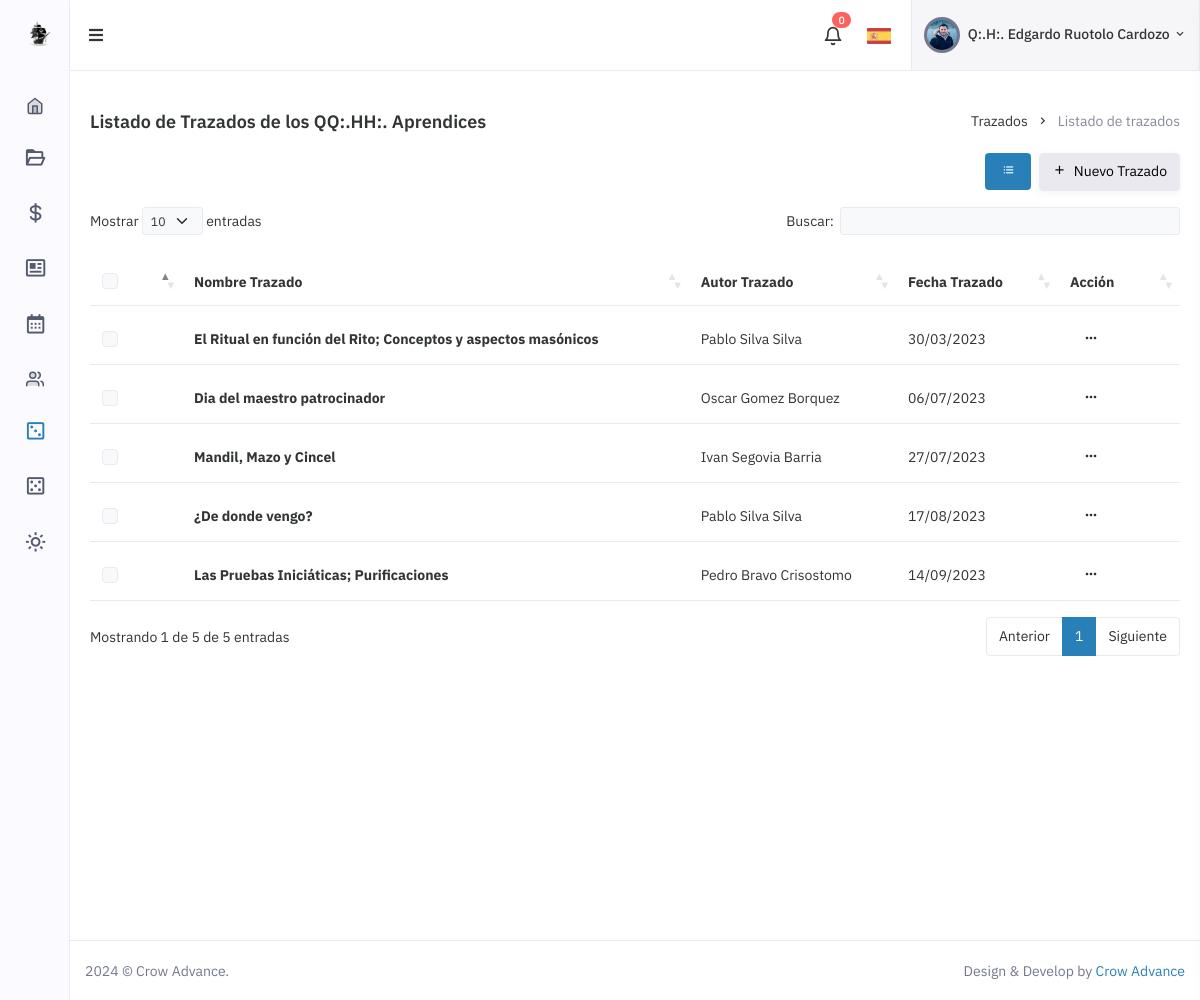
The app's page /app/public/Admin/apps-aprendiz-trazados.php (signed in) with its own data.
### tables this page shows
CREATE TABLE `trazado` (
  `id_Trazado` int(11) NOT NULL,
  `name_Trazado` varchar(250) DEFAULT NULL,
  `file_name` varchar(250) NOT NULL,
  `autor_Trazado` int(11) DEFAULT NULL,
  `grado_Trazado` int(11) DEFAULT NULL,
  `fecha_Trazado` date DEFAULT NULL
);

CREATE TABLE `users` (
  `id` int(11) NOT NULL,
  `useremail` varchar(100) NOT NULL,
  `username` varchar(50) NOT NULL,
  `password` varchar(100) NOT NULL,
  `token` varchar(100) DEFAULT NULL,
  `image` text,
  `name` varchar(100) DEFAULT NULL,
  `lastname` varchar(100) DEFAULT NULL,
  `date_birthday` date DEFAULT NULL,
  `phone` varchar(50) DEFAULT NULL,
  `address` varchar(100) DEFAULT NULL,
  `city` varchar(100) DEFAULT NULL,
  `category` int(11) DEFAULT NULL,
  `date_initiation` date DEFAULT NULL,
  `date_salary` date DEFAULT NULL,
  `date_exalted` date DEFAULT NULL,
  `grado` int(11) DEFAULT NULL,
  `oficialidad` int(11) DEFAULT NULL,
  `estado` tinyint(1) DEFAULT '1',
  `created_at` datetime DEFAULT CURRENT_TIMESTAMP
);

### app/public/Admin/apps-aprendiz-trazados.php (the view, shortened to what this page needs)
<?php include 'layouts/head-main.php'; ?>
<?php include ('layouts/config.php');?>
<head>
    <link href="assets/libs/datatables.net-bs4/css/dataTables.bootstrap4.min.css" rel="stylesheet" type="text/css" />
    <link href="assets/libs/datatables.net-responsive-bs4/css/responsive.bootstrap4.min.css" rel="stylesheet" type="text/css" />
    <?php include 'layouts/head-style.php'; ?>
</head>
<?php include 'layouts/body.php'; ?>
<div id="layout-wrapper">
    <div class="main-content">
        <div class="page-content">
            <div class="container-fluid">
                <div class="row">
                    <div class="col-12">
                        <div class="page-title-box d-sm-flex align-items-center justify-content-between">
                            <h4 class="mb-sm-0 font-size-18">Listado de Trazados de los QQ:.HH:. Aprendices</h4>
                            <div class="page-title-right">
                                <ol class="breadcrumb m-0">
                                    <li class="breadcrumb-item"><a href="javascript: void(0);">Trazados</a></li>
                                    <li class="breadcrumb-item active">Listado de trazados</li>
                                </ol>
                            </div>
                        </div>
                    </div>
                </div>
                <div class="row align-items-center">
                    <div class="col-md-6">
                    </div>
                    <div class="col-md-6">
                        <div class="d-flex flex-wrap align-items-center justify-content-end gap-2 mb-3">
                            <div>
                                <ul class="nav nav-pills">
                                    <li class="nav-item">
                                        <a class="nav-link active" href="apps-contacts-boletin.php" data-bs-toggle="tooltip" data-bs-placement="top" title="List"><i class="bx bx-list-ul"></i></a>
                                    </li>
                                </ul>
                            </div>
                            <?php
                            if ($_SESSION['category'] == 2 || $_SESSION['username'] == '270396356'){
                                ?>
                                <div>
                                    <a href="apps-trazado-new.php" class="btn btn-light"><i class="bx bx-plus me-1"></i> Nuevo Trazado</a>
                                </div>
                                <?php
                            } else{
                                ?>
                                <div>
                                    <a href="" class="btn btn-light disabled" =""><i class="bx bx-plus me-1"></i> Nuevo Trazado</a>
                                </div>
                                <?php
                            }
                            ?>
                        </div>
                    </div>
                </div>
                <div class="table-responsive mb-4">
                    <table class="table align-middle datatable dt-responsive table-check nowrap" style="border-collapse: collapse; border-spacing: 0 8px; width: 100%;">
                        <thead>
                        <tr>
                            <th scope="col" style="width: 50px;">
                                <div class="form-check font-size-16">
                                    <input type="checkbox" class="form-check-input" id="checkAll">
                                </div>
                            </th>
                            <th scope="col">Nombre Trazado</th>
                            <th scope="col">Autor Trazado</th>
                            <th scope="col">Fecha Trazado</th>
                            <th style="width: 80px; min-width: 80px;">Acción</th>
                        </tr>
                        </thead>
                        <tbody>
                        <?php
                        $query ="SELECT * FROM trazado T
                                 JOIN grado G on T.grado_Trazado = G.id
                                 JOIN users U on T.autor_Trazado = U.id
                                 WHERE grado_Trazado = 1 ORDER BY fecha_Trazado ASC";
                        $result_task = mysqli_query($link, $query);
                        while ($row = mysqli_fetch_Array($result_task))  {
                            ?>
                            <tr>
                                <th scope="row">
                                    <div class="form-check font-size-16">
                                        <input type="checkbox" class="form-check-input" id="contacusercheck1">
                                    </div>
                                </th>
                                <td><b><?php echo $row['name_Trazado'] ?></b></td>
                                <td><?php echo $row['name'] ?> <?php echo $row['lastname'] ?></td>
                                <td><?php echo date("d/m/Y", strtotime($row['fecha_Trazado'])); ?></td>
                                <td>
                                    <div class="dropdown">
                                        <button class="btn btn-link font-size-16 shadow-none py-0 text-muted dropdown-toggle" type="button" data-bs-toggle="dropdown" aria-expanded="false">
                                            <i class="bx bx-dots-horizontal-rounded"></i>
                                        </button>
                                    </div>
                                </td>
                            </tr>
                            <?php
                        }
                        ?>
                        </tbody>
                    </table>
                </div>
            </div>
        </div>
        <?php include 'layouts/footer.php'; ?>
    </div>
</div>
</body>
</html>

### app/public/Admin/assets/css/style.css (style rules this page uses)
.nav-pills .nav-link.active, .nav-pills .show>.nav-link { color: #fff; border-color: #2980b9; background-color: #2980b9; }
a { color: #2980b9; }

### records on screen
trazado: name_Trazado "El Ritual en función del Rito; Conceptos y aspectos masónicos", autor_Trazado.name "Pablo", autor_Trazado.lastname "Silva Silva", fecha_Trazado "30/03/2023"
trazado: name_Trazado "Dia del maestro patrocinador", autor_Trazado.name "Oscar", autor_Trazado.lastname "Gomez Borquez", fecha_Trazado "06/07/2023"
trazado: name_Trazado "Mandil, Mazo y Cincel", autor_Trazado.name "Ivan", autor_Trazado.lastname "Segovia Barria", fecha_Trazado "27/07/2023"
trazado: name_Trazado "¿De donde vengo?", autor_Trazado.name "Pablo", autor_Trazado.lastname "Silva Silva", fecha_Trazado "17/08/2023"
trazado: name_Trazado "Las Pruebas Iniciáticas; Purificaciones", autor_Trazado.name "Pedro", autor_Trazado.lastname "Bravo Crisostomo", fecha_Trazado "14/09/2023"

### other values on screen
$cantidad_mensajes_sin_leer "0"
$_SESSION['name'] "Edgardo"
$_SESSION['lastname'] "Ruotolo Cardozo"
